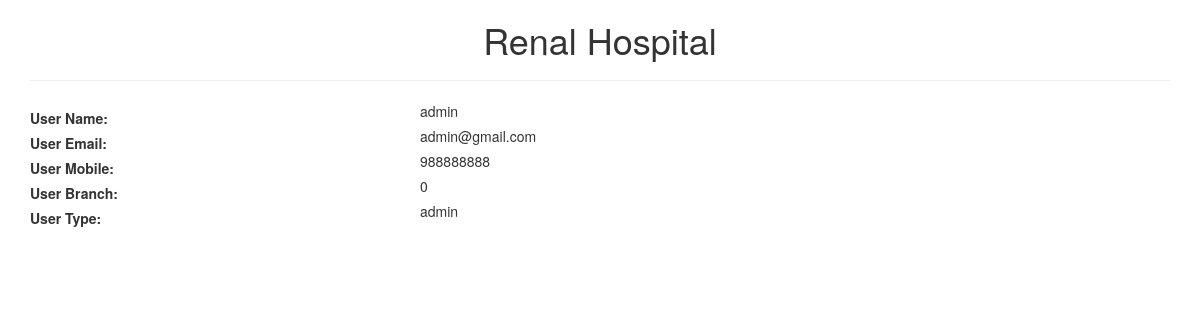
Screenshot of /admin/admin_view.php?id=11 with the database file from the repository.
### tables this page shows
CREATE TABLE `user` (
  `id` int(11) NOT NULL,
  `userName` varchar(100) NOT NULL,
  `userEmail` varchar(40) NOT NULL,
  `userPassword` varchar(30) NOT NULL,
  `mobileNumber` int(15) NOT NULL,
  `branchId` int(11) NOT NULL,
  `userType` enum('admin','staff','doctor','') NOT NULL,
  `status` enum('Active','inactive','','') NOT NULL DEFAULT 'Active',
  `isDeleted` tinyint(4) NOT NULL
);

### admin/admin_view.php (the view, shortened to what this page needs)
<!DOCTYPE html>
<html lang="en">
<head>
    <link rel="stylesheet" href="https://maxcdn.bootstrapcdn.com/bootstrap/3.4.1/css/bootstrap.min.css">
</head>
<body>
    <div class="container">
        <?php include('../view/header.php'); ?>
<?php
if (isset($_REQUEST['id']) && !empty($_REQUEST['id'])) {
    $id=$_REQUEST['id'];
    include("../connect.php");
    $sql="select * from user where id=$id";
    $res=mysqli_query($con, $sql);
    $row=mysqli_fetch_assoc($res);
} ?>
<div class="row">
    <div class="col-lg-4" align="left">
        <label style="position:relative; top:7px;">User Name:</label>
    </div>
    <div class="col-lg-8" align="left">
        <?php echo $row['userName']; ?>
    </div>
</div>
<div class="row">
    <div class="col-lg-4" align="left">
        <label style="position:relative; top:7px;">User Email:</label>
    </div>
    <div class="col-lg-8" align="left">
        <?php echo $row['userEmail']; ?>
    </div>
</div>
<div class="row">
    <div class="col-lg-4" align="left">
        <label style="position:relative; top:7px;">User Mobile:</label>
    </div>
    <div class="col-lg-8" align="left">
        <?php echo $row['mobileNumber']; ?>
    </div>
</div>
<div class="row">
    <div class="col-lg-4" align="left">
        <label style="position:relative; top:7px;">User Branch:</label>
    </div>
    <div class="col-lg-8" align="left">
        <?php echo $row['branchId']; ?>
    </div>
</div>
<div class="row">
    <div class="col-lg-4" align="left">
        <label style="position:relative; top:7px;">User Type:</label>
    </div>
    <div class="col-lg-8" align="left">
        <?php echo $row['userType']; ?>
    </div>
</div>
</div>
</body>
</html>

### rows the page displays
user: userName "admin", userEmail "admin@gmail.com", mobileNumber "988888888", branchId "0", userType "admin"
